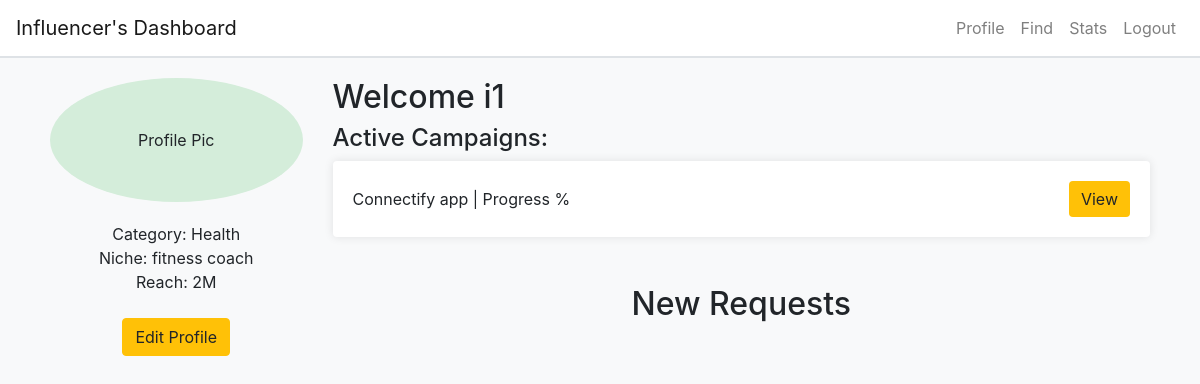
Page /influencer_profile (signed in) on the earlier database version.
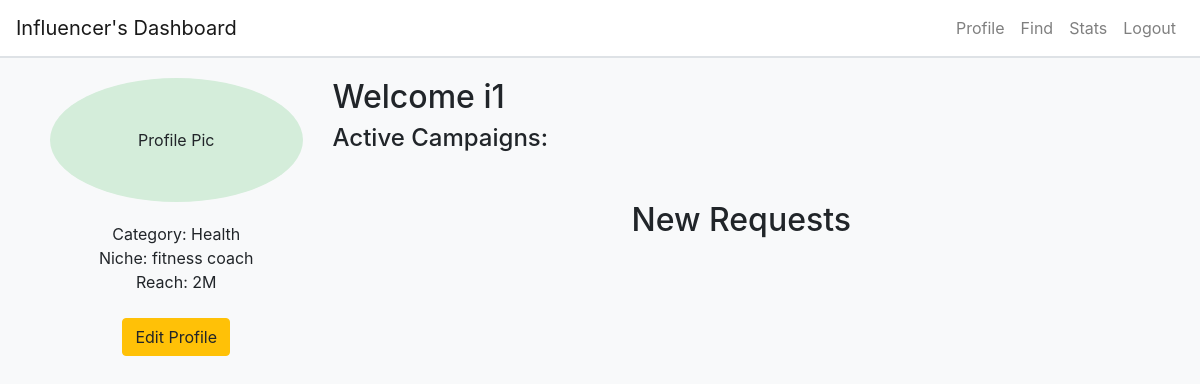
Same page on the later database version.
### app.py (models this page shows)
class AdRequest(db.Model):
    id = db.Column(db.Integer, primary_key=True)
    ad_name = db.Column(db.String(100), nullable=False)
    description = db.Column(db.String(500), nullable=False)
    terms = db.Column(db.String(500), nullable=True)
    payment = db.Column(db.Float, nullable=False)
    influencer_name = db.Column(db.String(100), nullable=True)
    influencer_id = db.Column(db.Integer, db.ForeignKey('influencers.id'), nullable=True)
    campaign_id = db.Column(db.Integer, db.ForeignKey('campaign.id'), nullable=False)
    negotiation_status = db.Column(db.String(20), nullable=False, default='no negotiation')
    modified_terms = db.Column(db.Text, nullable=True)
    modified_payment = db.Column(db.Float, nullable=True)
    created_by = db.Column(db.String(20), nullable=False)
    created_at = db.Column(db.DateTime, default=datetime.utcnow)
    campaign = db.relationship('Campaign', back_populates='ad_requests')
    sponsor_id = db.Column(db.Integer, db.ForeignKey('sponsors.id'), nullable=False)
    status = db.Column(db.String(50), default='pending')

### app.py (the view)
@app.route('/influencer_profile')
def influencer_profile():
    if 'user_id' not in session  or session.get('user_role') != 'influencer':
        flash('You need to log in first.', 'warning')
        return redirect(url_for('login'))
    user_id = session['user_id']
    user = User.query.get(user_id)
    user_role = session.get('user_role')
    influencer = user.influencer
    if not influencer:
        flash('Influencer profile not found.', 'error')
        return redirect(url_for('login'))
    new_requests = AdRequest.query.filter_by(influencer_id=influencer.id,created_by='sponsor', status='pending').all()
    active_campaigns = AdRequest.query.filter_by(influencer_id=influencer.id,status='accepted').all()
    ad_requests = influencer.ad_requests
    return render_template('influencer_profile.html', influencer=influencer, new_requests=new_requests, active_campaigns=active_campaigns, ad_requests=ad_requests, user_role=user_role)

### templates/influencer_profile.html (shortened to what this page needs)
{% extends "base.html" %} {% block title %}Influencer Profile{% endblock %} {%
block content %}
<div class="row">
  <div class="col-md-3 text-center">
    <div
      class="profile-pic"
      style="
        background-color: #d4edda;
        padding: 50px;
        border-radius: 50%;
        margin-bottom: 20px;
      "
    >
      Profile Pic
    </div>
    <div>Category: {{ influencer.category }}</div>
    <div>Niche: {{ influencer.niche }}</div>
    <div>Reach: {{ influencer.reach }}</div>
    <div class="mt-4">
      <a
        href="{{ url_for('edit_influencer_profile',influencer_id=influencer.id) }}"
        class="btn btn-warning"
        >Edit Profile</a
      >
    </div>
  </div>
  <div class="col-md-9">
    <h2>Welcome {{ influencer.user.username }}</h2>
    <h4>Active Campaigns:</h4>
    {% for campaign in active_campaigns %}
    <div class="card mb-2">
      <div class="card-body d-flex justify-content-between align-items-center">
        <span>{{ campaign.ad_name }} | Progress {{ campaign.progress }}%</span>
        <a
          href="{{ url_for('view_ad', request_id=campaign.id) }}"
          class="btn btn-view"
          >View</a
        >
      </div>
    </div>
    {% endfor %}
    <div class="container mt-5">
      <h2 class="text-center">New Requests</h2>
    </div>
  </div>
</div>
{% endblock %}

Differences in the rows shown:
removed AdRequest: ad_name "Connectify app"
